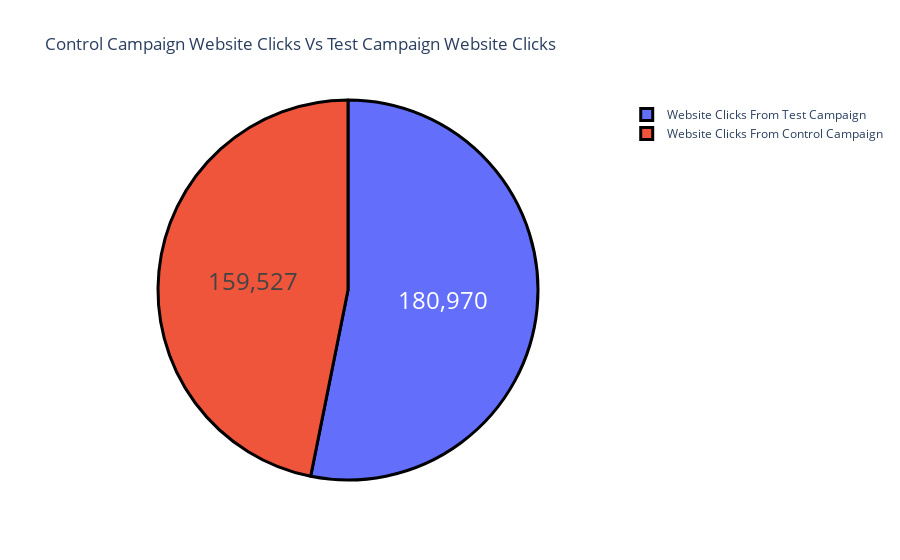

Notebook source saved alongside this figure:
### Markdown cell above
### Total Product Per Cart from Control Campaign Vs Total Product Per Cart from Test Campaign
**Higher Total Product Per Cart in Test Campaign: The Test Campaign shows a significantly higher Total Product Per Cart with a value of 39,039 compared to 26,446 in the Control Campaign. This indicates that customers participating in the Test Campaign added more products, on average, to their carts during the evaluation period.**


**Percentage Distribution: The pie chart demonstrates the proportion of Total Product Per Cart for both campaigns. The Test Campaign, represented by the larger purple segment (59.6%), accounts for a substantial share of the overall cart value, while the Control Campaign, represented by the red segment (40.4%), constitutes the remaining portion.**

 This indicates the potential effectiveness of the strategies or changes implemented during the Test Campaign in encouraging customers to add more products to their carts

### Code cell
label = ['Website Clicks From Control Campaign',
        'Website Clicks From Test Campaign']
total_clicks = [sum (df_cdata['Click Count of Website']),
               sum (df_tdata['Click Count of Website'])]
color = ['lightpurple','lightred']
graph_4 = go.Figure(data = [go.Pie(labels = label, values = total_clicks)])
graph_4.update_layout(title_text= 'Control Campaign Website Clicks Vs Test Campaign Website Clicks')
graph_4.update_traces(hoverinfo='label+percent', textinfo='value', 
                  textfont_size=24,
                  marker=dict(colors=color, 
                              line=dict(color='black', width=3)))
graph_4.show()

### Figure 1 — Plotly figure (JSON) as saved in the notebook; plotly's stock layout.template omitted (floating-point values rounded to 4 significant figures)
{"data": [{"hoverinfo": "label+percent", "labels": ["Website Clicks From Control Campaign", "Website Clicks From Test Campaign"], "marker": {"colors": ["lightpurple", "lightred"], "line": {"color": "black", "width": 3}}, "textfont": {"size": 24}, "textinfo": "value", "type": "pie", "values": [159527, 180970]}], "layout": {"autosize": true, "title": {"text": "Control Campaign Website Clicks Vs Test Campaign Website Clicks"}}}
